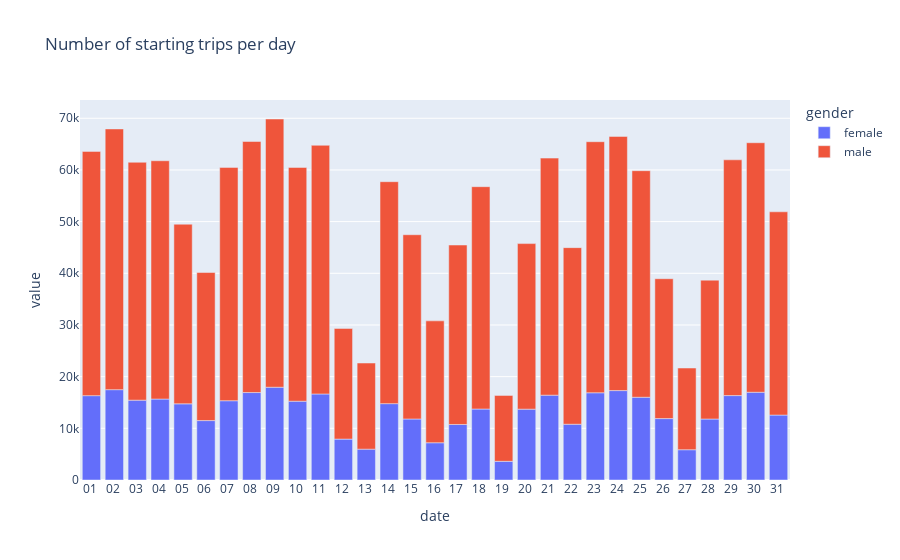

Notebook code cell kept with this figure:
### Code cell
fig = px.bar(df_date, x='date', y=['female', 'male'], title='Number of starting trips per day', 
             labels={'variable':'gender'})
fig.show()

### Figure 1 — Plotly figure (JSON) as saved in the notebook; plotly's stock layout.template omitted (floating-point values rounded to 4 significant figures)
{"data": [{"alignmentgroup": "True", "hovertemplate": "gender=female<br>date=%{x}<br>value=%{y}<extra></extra>", "legendgroup": "female", "marker": {"color": "#636efa", "pattern": {"shape": ""}}, "name": "female", "offsetgroup": "female", "orientation": "v", "showlegend": true, "textposition": "auto", "type": "bar", "x": ["01 ", "02 ", "03 ", "04 ", "05 ", "06 ", "07 ", "08 ", "09 ", "10 ", "11 ", "12 ", "13 ", "14 ", "15 ", "16 ", "17 ", "18 ", "19 ", "20 ", "21 ", "22 ", "23 ", "24 ", "25 ", "26 ", "27 ", "28 ", "29 ", "30 ", "31 "], "xaxis": "x", "y": [16322, 17482, 15449, 15663, 14741, 11499, 15340, 16921, 17955, 15250, 16648, 7917, 5968, 14778, 11806, 7207, 10745, 13733, 3617, 13711, 16416, 10794, 16879, 17303, 16011, 11884, 5857, 11801, 16336, 16980, 12564], "yaxis": "y"}, {"alignmentgroup": "True", "hovertemplate": "gender=male<br>date=%{x}<br>value=%{y}<extra></extra>", "legendgroup": "male", "marker": {"color": "#EF553B", "pattern": {"shape": ""}}, "name": "male", "offsetgroup": "male", "orientation": "v", "showlegend": true, "textposition": "auto", "type": "bar", "x": ["01 ", "02 ", "03 ", "04 ", "05 ", "06 ", "07 ", "08 ", "09 ", "10 ", "11 ", "12 ", "13 ", "14 ", "15 ", "16 ", "17 ", "18 ", "19 ", "20 ", "21 ", "22 ", "23 ", "24 ", "25 ", "26 ", "27 ", "28 ", "29 ", "30 ", "31 "], "xaxis": "x", "y": [47270, 50455, 46033, 46116, 34762, 28651, 45155, 48585, 51903, 45234, 48123, 21413, 16667, 42948, 35657, 23588, 34727, 43028, 12754, 32038, 45871, 34171, 48585, 49184, 43843, 27069, 15813, 26872, 45622, 48286, 39334], "yaxis": "y"}], "layout": {"barmode": "relative", "legend": {"title": {"text": "gender"}, "tracegroupgap": 0}, "title": {"text": "Number of starting trips per day"}, "xaxis": {"anchor": "y", "domain": [0, 1], "title": {"text": "date"}}, "yaxis": {"anchor": "x", "domain": [0, 1], "title": {"text": "value"}}}}
